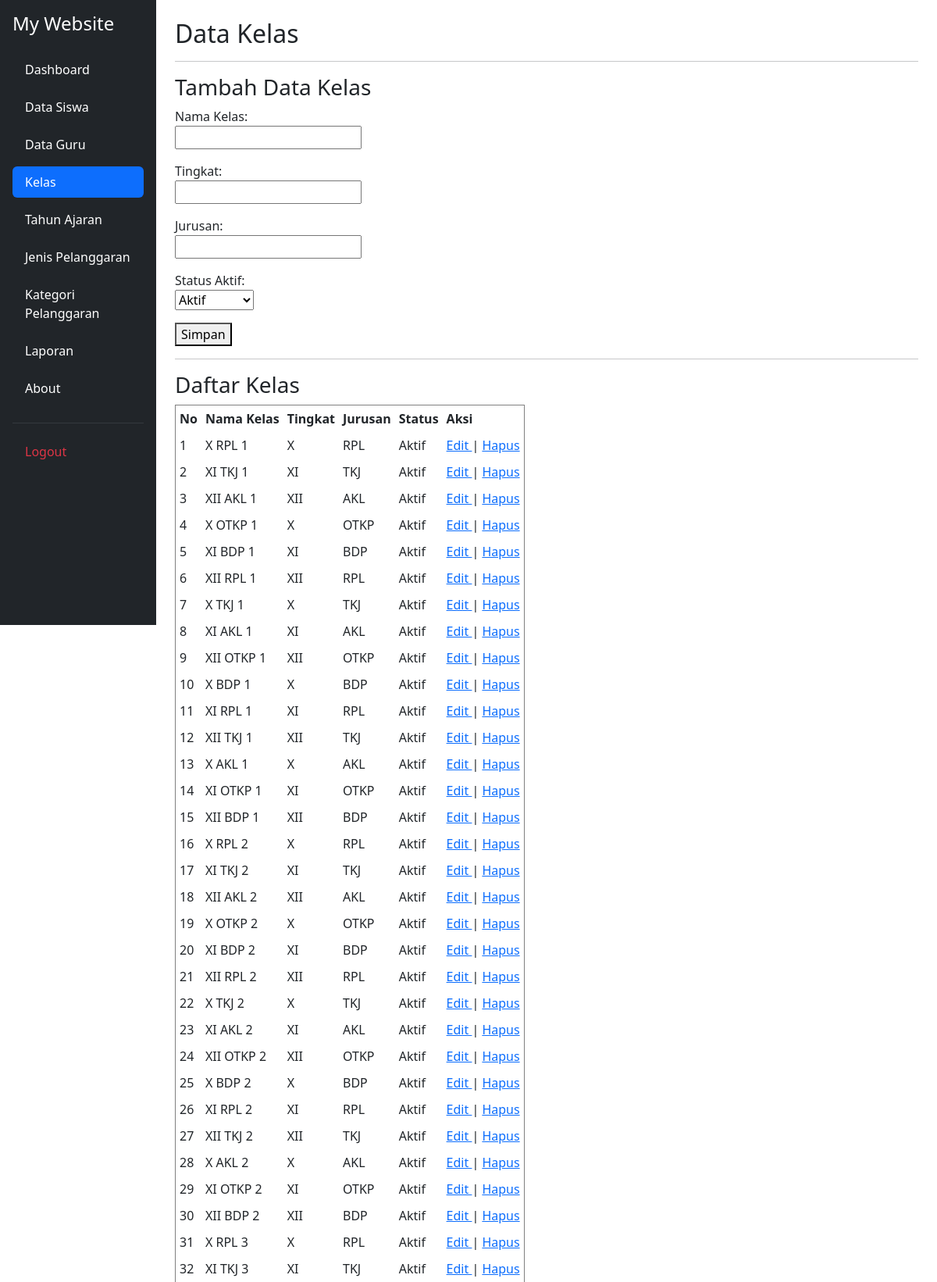
The app's page /kelas.php (signed in, upper part) with its own data.
### tables this page shows
CREATE TABLE `t_kelas` (
  `id` int(11) NOT NULL,
  `nama` varchar(100) NOT NULL,
  `tingkat` varchar(20) NOT NULL,
  `jurusan` varchar(100) NOT NULL,
  `status_aktif` tinyint(1) NOT NULL,
  `created_at` timestamp NOT NULL DEFAULT current_timestamp(),
  `updated_at` timestamp NOT NULL DEFAULT current_timestamp()
);

### kelas.php (the view, shortened to what this page needs)
<?php
include 'config/koneksi.php';
$data_edit = null;
$data_kelas = mysqli_query(
    $koneksi,
    "SELECT * FROM t_kelas ORDER BY id ASC"
);
?>
<!DOCTYPE html>
<html lang="id">
<head>
    <link href="https://cdn.jsdelivr.net/npm/bootstrap@5.3.3/dist/css/bootstrap.min.css" rel="stylesheet">
</head>
<body>
<div class="container-fluid">
    <div class="row">
        <?php include 'includes/sidebar.php'; ?>
<main class="col-md-9 col-lg-10 p-4 ms-md-auto">
            <h2>Data Kelas</h2>
            <hr>
            <?php if ($data_edit) { ?>
                <h3>Edit Data Kelas</h3>
                <form method="POST">
                    <input
                        type="hidden"
                        name="id"
                        value="<?php echo $data_edit['id']; ?>"
                    >
                    <p>
                        Nama Kelas:
                        <br>
                        <input
                            type="text"
                            name="nama"
                            value="<?php echo $data_edit['nama']; ?>"
                            required
                        >
                    </p>
                    <p>
                        Tingkat:
                        <br>
                        <input
                            type="text"
                            name="tingkat"
                            value="<?php echo $data_edit['tingkat']; ?>"
                            required
                        >
                    </p>
                    <p>
                        Jurusan:
                        <br>
                        <input
                            type="text"
                            name="jurusan"
                            value="<?php echo $data_edit['jurusan']; ?>"
                            required
                        >
                    </p>
                    <p>
                        Status Aktif:
                        <br>
                        <select name="status_aktif" required>
                            <option value="1"
                                <?php if ($data_edit['status_aktif'] == 1) echo 'selected'; ?>>
                                Aktif
                            </option>
                            <option value="0"
                                <?php if ($data_edit['status_aktif'] == 0) echo 'selected'; ?>>
                                Tidak Aktif
                            </option>
                        </select>
                    </p>
                    <button type="submit" name="edit">
                        Update
                    </button>
                    <a href="kelas.php">
                        Batal
                    </a>
                </form>
            <?php } else { ?>
                <h3>Tambah Data Kelas</h3>
                <form method="POST">
                    <p>
                        Nama Kelas:
                        <br>
                        <input
                            type="text"
                            name="nama"
                            required
                        >
                    </p>
                    <p>
                        Tingkat:
                        <br>
                        <input
                            type="text"
                            name="tingkat"
                            required
                        >
                    </p>
                    <p>
                        Jurusan:
                        <br>
                        <input
                            type="text"
                            name="jurusan"
                            required
                        >
                    </p>
                    <p>
                        Status Aktif:
                        <br>
                        <select name="status_aktif" required>
                            <option value="1">
                                Aktif
                            </option>
                        </select>
                    </p>
                    <button type="submit" name="tambah">
                        Simpan
                    </button>
                </form>
            <?php } ?>
            <hr>
            <h3>Daftar Kelas</h3>
            <table border="1" cellpadding="5">
                <tr>
                    <th>No</th>
                    <th>Nama Kelas</th>
                    <th>Tingkat</th>
                    <th>Jurusan</th>
                    <th>Status</th>
                    <th>Aksi</th>
                </tr>
                <?php
                $no = 1;
                while ($kelas = mysqli_fetch_assoc($data_kelas)) {
                ?>
                <tr>
                    <td>
                        <?php echo $no++; ?>
                    </td>
                    <td>
                        <?php echo $kelas['nama']; ?>
                    </td>
                    <td>
                        <?php echo $kelas['tingkat']; ?>
                    </td>
                    <td>
                        <?php echo $kelas['jurusan']; ?>
                    </td>
                    <td>
                        <?php
                        if ($kelas['status_aktif'] == 1) {
                            echo "Aktif";
                        } else {
                            echo "Tidak Aktif";
                        }
                        ?>
                    </td>
                    <td>
                        <a href="kelas.php?edit=<?php echo $kelas['id']; ?>">
                            Edit
                        </a>
                        |
                        <a href="kelas.php?hapus=<?php echo $kelas['id']; ?>">
                            Hapus
                        </a>
                    </td>
                </tr>
                <?php } ?>
            </table>
        </main>
    </div>
</div>
</body>
</html>

### records on screen
t_kelas: nama "X RPL 1", tingkat "X", jurusan "RPL", status_aktif "Aktif"
t_kelas: nama "XI TKJ 1", tingkat "XI", jurusan "TKJ", status_aktif "Aktif"
t_kelas: nama "XII AKL 1", tingkat "XII", jurusan "AKL", status_aktif "Aktif"
t_kelas: nama "X OTKP 1", tingkat "X", jurusan "OTKP", status_aktif "Aktif"
t_kelas: nama "XI BDP 1", tingkat "XI", jurusan "BDP", status_aktif "Aktif"
t_kelas: nama "XII RPL 1", tingkat "XII", jurusan "RPL", status_aktif "Aktif"
t_kelas: nama "X TKJ 1", tingkat "X", jurusan "TKJ", status_aktif "Aktif"
t_kelas: nama "XI AKL 1", tingkat "XI", jurusan "AKL", status_aktif "Aktif"
t_kelas: nama "XII OTKP 1", tingkat "XII", jurusan "OTKP", status_aktif "Aktif"
t_kelas: nama "X BDP 1", tingkat "X", jurusan "BDP", status_aktif "Aktif"
t_kelas: nama "XI RPL 1", tingkat "XI", jurusan "RPL", status_aktif "Aktif"
t_kelas: nama "XII TKJ 1", tingkat "XII", jurusan "TKJ", status_aktif "Aktif"
t_kelas: nama "X AKL 1", tingkat "X", jurusan "AKL", status_aktif "Aktif"
t_kelas: nama "XI OTKP 1", tingkat "XI", jurusan "OTKP", status_aktif "Aktif"
t_kelas: nama "XII BDP 1", tingkat "XII", jurusan "BDP", status_aktif "Aktif"
t_kelas: nama "X RPL 2", tingkat "X", jurusan "RPL", status_aktif "Aktif"
t_kelas: nama "XI TKJ 2", tingkat "XI", jurusan "TKJ", status_aktif "Aktif"
t_kelas: nama "XII AKL 2", tingkat "XII", jurusan "AKL", status_aktif "Aktif"
t_kelas: nama "X OTKP 2", tingkat "X", jurusan "OTKP", status_aktif "Aktif"
t_kelas: nama "XI BDP 2", tingkat "XI", jurusan "BDP", status_aktif "Aktif"
t_kelas: nama "XII RPL 2", tingkat "XII", jurusan "RPL", status_aktif "Aktif"
t_kelas: nama "X TKJ 2", tingkat "X", jurusan "TKJ", status_aktif "Aktif"
t_kelas: nama "XI AKL 2", tingkat "XI", jurusan "AKL", status_aktif "Aktif"
t_kelas: nama "XII OTKP 2", tingkat "XII", jurusan "OTKP", status_aktif "Aktif"
t_kelas: nama "X BDP 2", tingkat "X", jurusan "BDP", status_aktif "Aktif"
t_kelas: nama "XI RPL 2", tingkat "XI", jurusan "RPL", status_aktif "Aktif"
t_kelas: nama "XII TKJ 2", tingkat "XII", jurusan "TKJ", status_aktif "Aktif"
t_kelas: nama "X AKL 2", tingkat "X", jurusan "AKL", status_aktif "Aktif"
t_kelas: nama "XI OTKP 2", tingkat "XI", jurusan "OTKP", status_aktif "Aktif"
t_kelas: nama "XII BDP 2", tingkat "XII", jurusan "BDP", status_aktif "Aktif"
t_kelas: nama "X RPL 3", tingkat "X", jurusan "RPL", status_aktif "Aktif"
t_kelas: nama "XI TKJ 3", tingkat "XI", jurusan "TKJ", status_aktif "Aktif"
